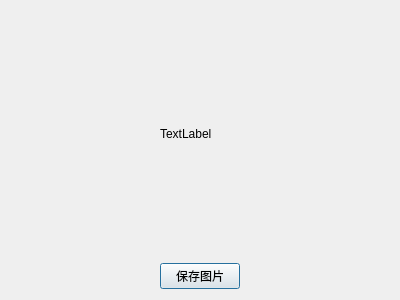
<?xml version="1.0" encoding="UTF-8"?>
<ui version="4.0">
 <class>pictureDialog</class>
 <widget class="QDialog" name="pictureDialog">
  <property name="geometry">
   <rect>
    <x>0</x>
    <y>0</y>
    <width>400</width>
    <height>300</height>
   </rect>
  </property>
  <property name="windowTitle">
   <string>Dialog</string>
  </property>
  <property name="windowIcon">
   <iconset>
    <normalon>:/images/save.png</normalon>
   </iconset>
  </property>
  <layout class="QHBoxLayout" name="horizontalLayout">
   <item>
    <layout class="QVBoxLayout" name="verticalLayout">
     <item>
      <widget class="QLabel" name="picturelabel">
       <property name="text">
        <string>TextLabel</string>
       </property>
      </widget>
     </item>
     <item>
      <widget class="QPushButton" name="savePictureBtn">
       <property name="maximumSize">
        <size>
         <width>80</width>
         <height>16777215</height>
        </size>
       </property>
       <property name="text">
        <string>保存图片</string>
       </property>
      </widget>
     </item>
    </layout>
   </item>
  </layout>
 </widget>
 <resources/>
 <connections/>
</ui>
